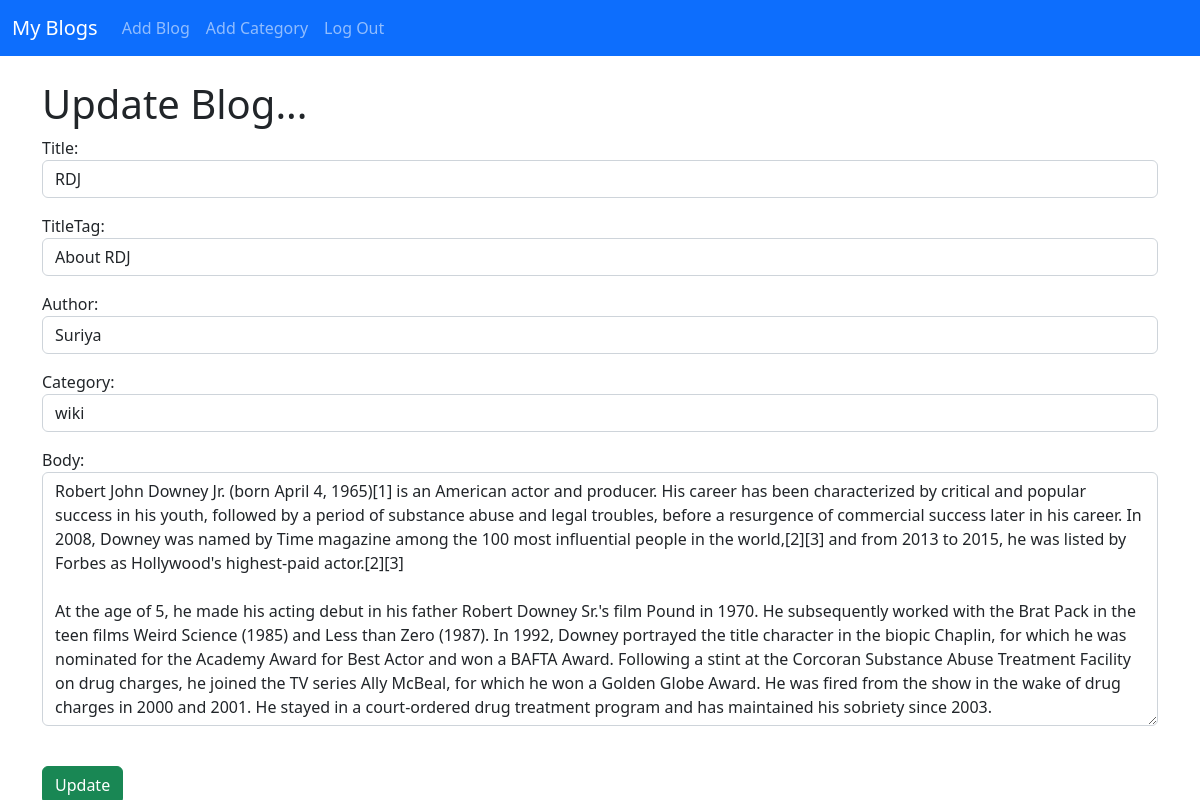
/article/edit/6 (signed in), run on the app's committed database.
### user/models.py (models this page shows, shortened)
class Post(models.Model):
    title=models.CharField(max_length=255)
    titleTag=models.CharField(max_length=255)
    author=models.ForeignKey(User,on_delete=models.CASCADE)
    category=models.TextField()
    body=models.TextField()
    post_date=models.DateField(auto_now_add=True)

### user/views.py (the view)
# urls.py: path('article/edit/<int:pk>',UpdateArticle.as_view(),name="update"),
class UpdateArticle(UpdateView):
    model=Post
    template_name='updateArticle.html'
    form_class=PostForm

### user/form.py
class PostForm(forms.ModelForm):
	class Meta:
		model = Post
		fields='__all__'
		widgets ={
		'title' : forms.TextInput(attrs={'class': 'form-control'}),
		'titleTag' : forms.TextInput(attrs={'class': 'form-control'}),
		'author' : forms.Select(attrs={'class': 'form-control'}),
		'category' : forms.Select(choices=choices,attrs={'class': 'form-control'}),
		'body' : forms.Textarea(attrs={'class': 'form-control','placeholder' :'Must Be In HTML Format'}),
		}

### user/templates/updateArticle.html (shortened to what this page needs)
{% extends 'base.html'%}
{% block content%}
{% if user.is_authenticated %}
<h1>Update Blog...</h1>
<div class='form-group'>
	<form method="POST">
		{{form.as_p}}
		<br>
		<a href="{% url 'update' post.pk%}"><button class="btn btn-success">Update</button></a>
	</form>
</div>
{%else%}
You Are Not Allowed to here...Please Login
{%endif%}
{% endblock %}

### data on the page
Post: title "RDJ", titleTag "About RDJ", author "Suriya", category "wiki", body "Robert John Downey Jr. (born April 4, 1965)[1] is an American actor and producer. His career has been characterized by critical and popular success in his youth, followed by a period of substance abuse and legal troubles, before a resurgence of commercial success later in his career. In 2008, Downey was named by Time magazine among the 100 most influential people in the world,[2][3] and from 2013 to 2015, he was listed by Forbes as Hollywood's highest-paid actor.[2][3] At the age of 5, he made his acting debut in his father Robert Downey Sr.'s film Pound in 1970. He subsequently worked with the Brat Pack in the teen films Weird Science (1985) and Less than Zero (1987). In 1992, Downey…"
